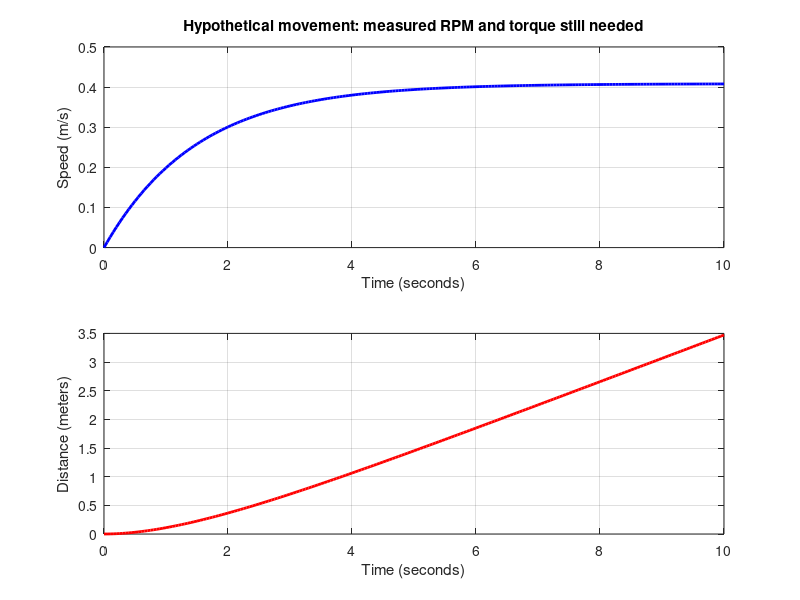

The MATLAB source for this figure:
% Dual Motor V2: hypothetical movement and electrical estimates.
% No electrical-to-mechanical coupling yet. All unmeasured inputs are examples.
clear;
clc;
close all;

wheel_diameter = 0.065; % m, assumed
wheel_rpm = 120;        % loaded wheel RPM, assumed
response_time = 1.5;    % s, prescribed curve, not derived from torque
motor_pack_voltage = 4.5;
boost_output = 6.0;
boost_efficiency = 0.85;
driver_drop = 2.0;      % assumed, load dependent
drive_current = 0.250;
steer_current = 0.100;  % assumes both motors active

% Assumed average currents on regulated 5 V rail.
esp_current = 0.180;
gps_current = 0.030;
ultrasonic_current = 0.015;
headlights_current = 0.010;
buzzer_current = 0.005;
driver_logic_current = 0.035;
electronics_rail = 5.0;
battery_voltage = 3.7;
electronics_efficiency = 0.85;
usable_fraction = 0.80;

motor_current = drive_current + steer_current;
direct_motor_voltage = motor_pack_voltage - driver_drop;
boosted_motor_voltage = boost_output - driver_drop;
boost_input_current = boost_output * motor_current ...
    / (motor_pack_voltage * boost_efficiency);
driver_heat = driver_drop * motor_current;
electronics_current = esp_current + gps_current + ultrasonic_current ...
    + headlights_current + buzzer_current + driver_logic_current;
electronics_power = electronics_rail * electronics_current;
battery_current = electronics_power ...
    / (battery_voltage * electronics_efficiency);
capacities_Ah = [1.000, 0.500];
runtime_hours = capacities_Ah * usable_fraction / battery_current;

top_speed = pi * wheel_diameter * wheel_rpm / 60;
t = 0:0.05:10;
speed = top_speed * (1 - exp(-t / response_time));
distance = cumtrapz(t, speed);

fprintf("EXAMPLE INPUTS ONLY; not measured vehicle performance.\n");
fprintf("Direct motor voltage estimate: %.2f V\n", direct_motor_voltage);
fprintf("Boosted motor voltage estimate: %.2f V\n", boosted_motor_voltage);
fprintf("Both motors active, output load: %.0f mA\n", motor_current * 1000);
fprintf("Motor-pack current with boost: %.0f mA\n", boost_input_current * 1000);
fprintf("Driver motor-path heat estimate: %.2f W\n", driver_heat);
fprintf("Electronics at 5 V: %.0f mA\n", electronics_current * 1000);
fprintf("Electronics battery current: %.0f mA\n", battery_current * 1000);
fprintf("1000 mAh electronics runtime: %.2f h\n", runtime_hours(1));
fprintf("500 mAh electronics runtime: %.2f h\n", runtime_hours(2));
fprintf("Assumed final wheel speed: %.2f m/s\n", top_speed);
fprintf("Distance at 10 seconds: %.2f m\n", distance(end));
fprintf("Movement is independent of voltage/current in this first model.\n");
if direct_motor_voltage < 3
    fprintf("FLAG: direct motor voltage estimate is below motor's 3 V rating.\n");
end
if motor_pack_voltage < electronics_rail
    fprintf("FLAG: direct 4.5 V motor rail is below 5 V L293D logic rail.\n");
end

subplot(2, 1, 1);
plot(t, speed, "b", "linewidth", 2);
xlabel("Time (seconds)");
ylabel("Speed (m/s)");
title("Hypothetical movement: measured RPM and torque still needed");
grid on;
subplot(2, 1, 2);
plot(t, distance, "r", "linewidth", 2);
xlabel("Time (seconds)");
ylabel("Distance (meters)");
grid on;
